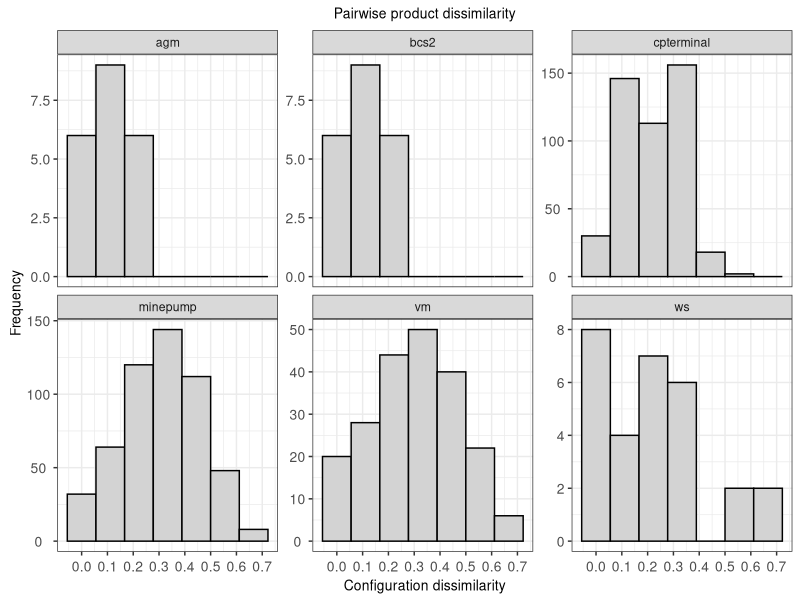
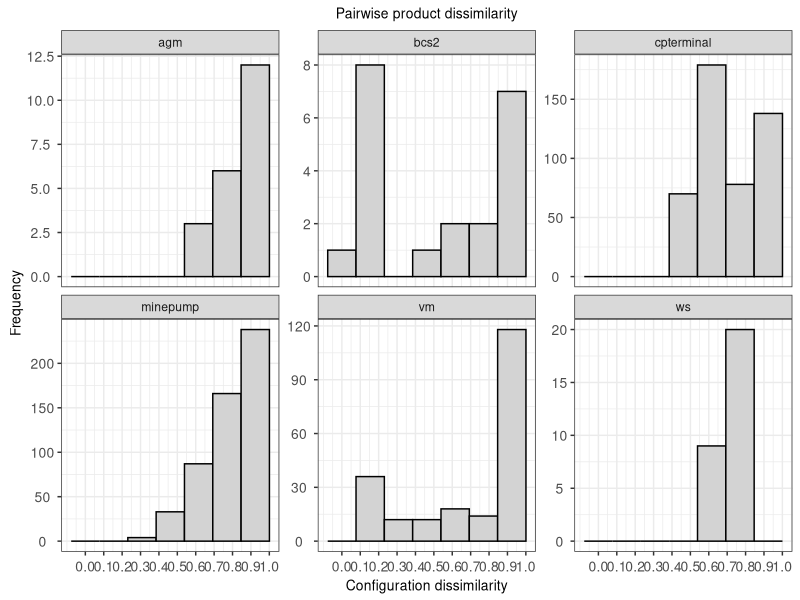
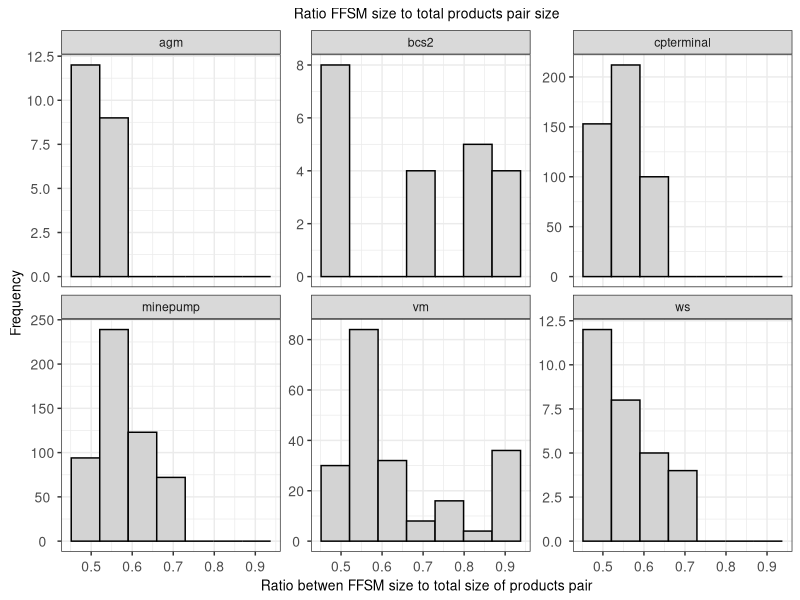
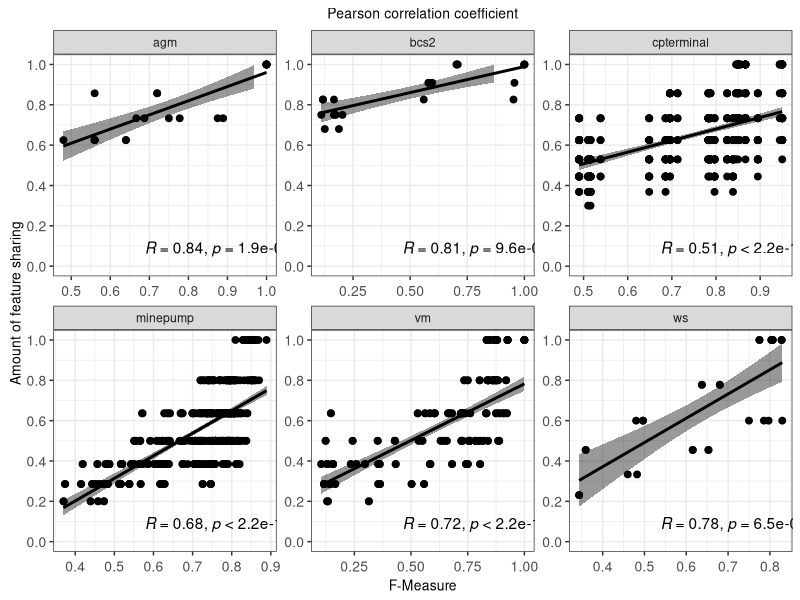
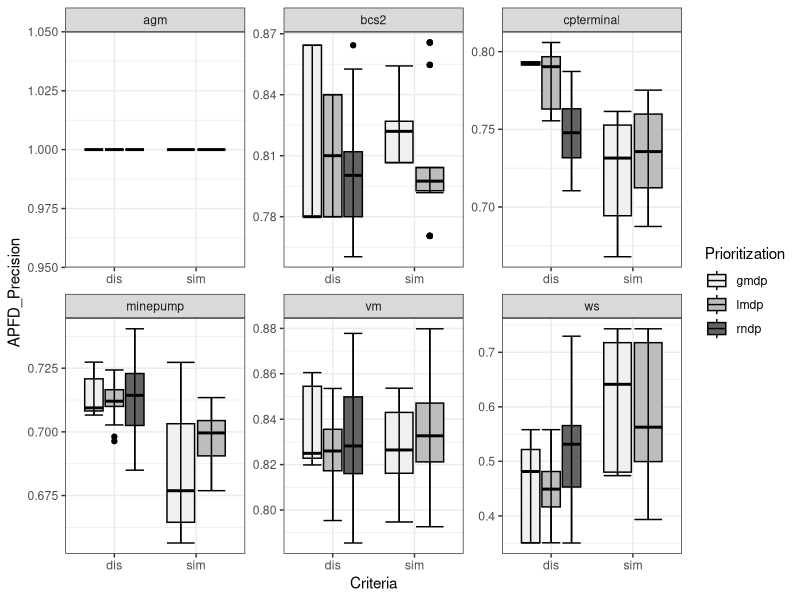
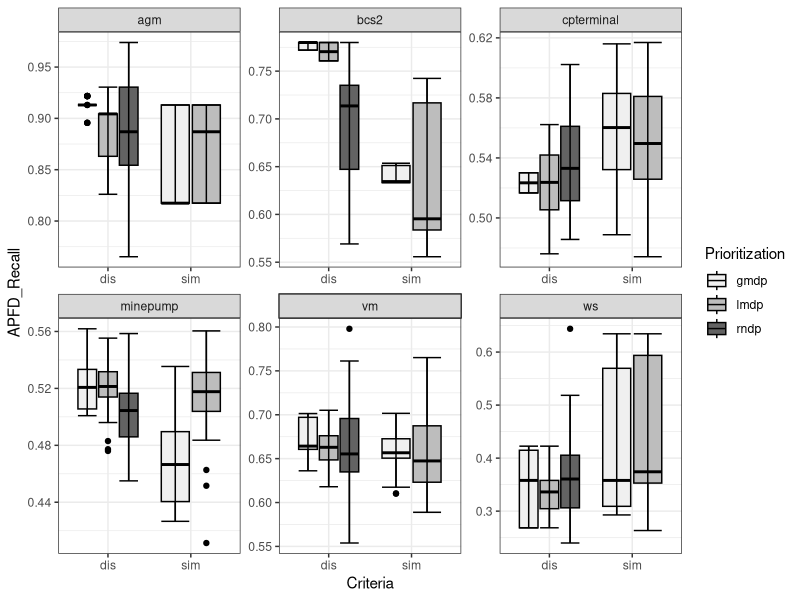
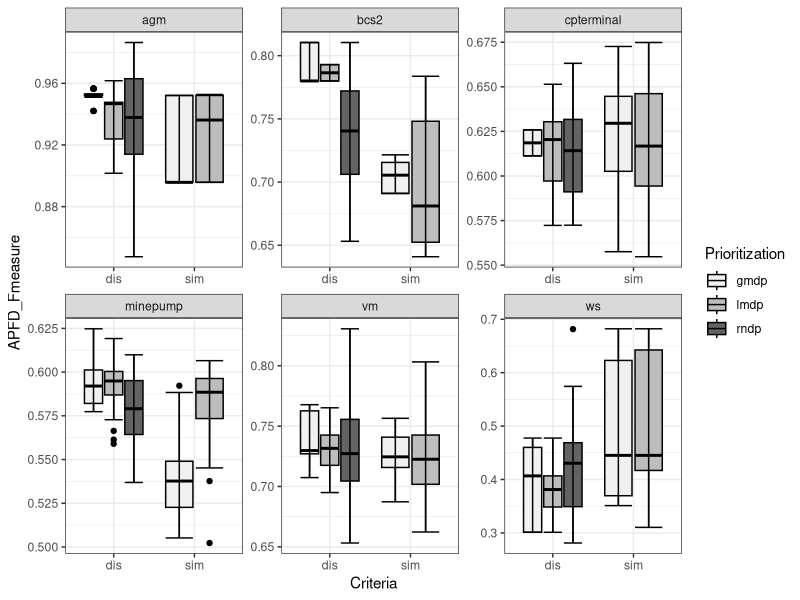
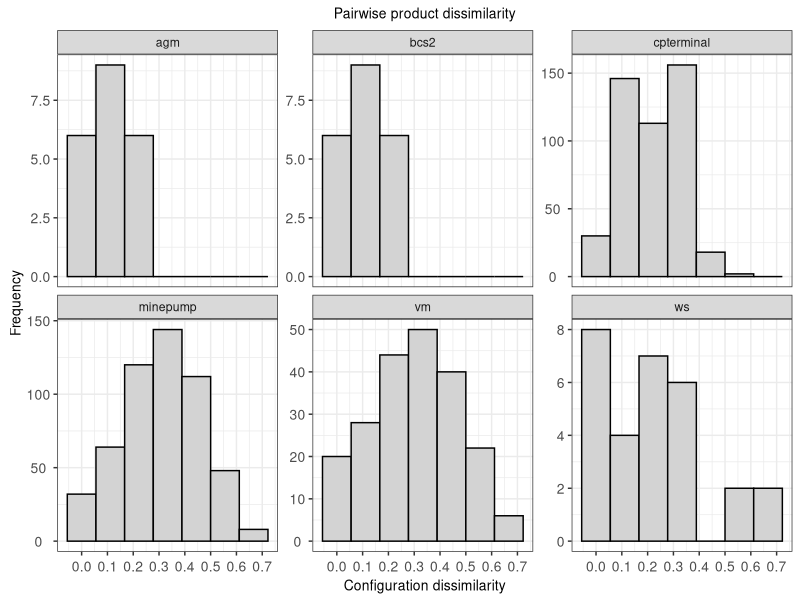

R code for these plots, in order:
list.of.packages <- c("ggpubr","ggrepel","ggplot2","effsize","stringr","reshape","dplyr")

# new.packages <- list.of.packages[!(list.of.packages %in% installed.packages(lib.loc="/home/cdnd1/Rpackages/")[,"Package"])]
# if(length(new.packages)) install.packages(new.packages,lib="/home/cdnd1/Rpackages/")
# lapply(list.of.packages,require,character.only=TRUE, lib.loc="/home/cdnd1/Rpackages/")

new.packages <- list.of.packages[!(list.of.packages %in% installed.packages()[,"Package"])]
if(length(new.packages)) install.packages(new.packages, dependencies = TRUE)
lapply(list.of.packages,require,character.only=TRUE)

rm(new.packages,list.of.packages)

# tab_lst <- NULL
# # for (an_spl in c("agm", "vm", "ws", "bcs2")) {
# for (an_spl in c("agm", "vm", "ws", "bcs2", "cpterminal", "minepump")) {
# # for (an_spl in c("agm", "vm", "ws", "bcs2", "cpterminal", "minepump", "aerouc5")) {
#   tab_c<-read.table(paste("./pair/pair_merging_",an_spl,".log",sep = ""),sep="/", header=TRUE)
#   tab_d<-read.table(paste("./pair/pair_dissimilarity_",an_spl,".log",sep = ""),sep="\t", header=TRUE)
#   tab_l<-read.table(paste("./pair/pair_comparelanguages_",an_spl,".log",sep = ""),sep="|", header=TRUE)
#   tab_m<-merge(merge(tab_c,tab_d),tab_l)
#   tab_m$SPL <- an_spl
#   if(is.null(tab_lst)){
#     tab_lst <- tab_m
#   }else{
#     tab_lst <- rbind(tab_lst,tab_m)
#   }
# }
# write.table(tab_lst,"./pair_mdc.tab")
tab_lst<-read.table("./pair_mdc.tab")

# dissimilarity histogram 
p<-ggplot(tab_lst, aes(x=ConfigDissim)) + 
  geom_histogram(color="black", fill="lightgrey", bins=7)+
  labs(x = "Configuration dissimilarity", y = "Frequency", title = "Pairwise product dissimilarity")+
  scale_x_continuous(breaks = seq(0,1,0.1))+
  theme_bw()+
  theme(
    plot.title = element_text(hjust = 0.5, size=10),
    axis.text.x  = element_text(angle = 0,   hjust = 0.5, vjust = 0.5, size=10),
    axis.text.y  = element_text(angle = 0,   hjust = 0.5, vjust = 0.5, size=10),
    axis.title.x  = element_text(angle = 0,  hjust = 0.5, vjust = 0.5, size=10),
    axis.title.y  = element_text(angle = 90, hjust = 0.5, vjust = 0.5, size=10)
  )+facet_wrap(SPL~.,scales = "free_y")
print(p)
filename <- "histogram_dissim.pdf"
ggsave(device=cairo_pdf, filename, width = 8, height = 4, dpi=320)


# dissimilarity (recall) histogram 
p<-ggplot(tab_lst, aes(x=Recall)) + 
  geom_histogram(color="black", fill="lightgrey", bins=7)+
  labs(x = "Configuration dissimilarity", y = "Frequency", title = "Pairwise product dissimilarity")+
  scale_x_continuous(breaks = seq(0,1,0.1))+
  theme_bw()+
  theme(
    plot.title = element_text(hjust = 0.5, size=10),
    axis.text.x  = element_text(angle = 0,   hjust = 0.5, vjust = 0.5, size=10),
    axis.text.y  = element_text(angle = 0,   hjust = 0.5, vjust = 0.5, size=10),
    axis.title.x  = element_text(angle = 0,  hjust = 0.5, vjust = 0.5, size=10),
    axis.title.y  = element_text(angle = 90, hjust = 0.5, vjust = 0.5, size=10)
  )+facet_wrap(SPL~.,scales = "free_y")
print(p)
filename <- "histogram_recall.pdf"
ggsave(device=cairo_pdf, filename, width = 8, height = 4, dpi=320)


# ratio size histogram 
p<-ggplot(tab_lst, aes(x=RatioStates)) + 
  geom_histogram(color="black", fill="lightgrey", bins=7)+
  labs(x = "Ratio betwen FFSM size to total size of products pair", y = "Frequency", title = "Ratio FFSM size to total products pair size")+
  scale_x_continuous(breaks = seq(0,1,0.1))+
  theme_bw()+
  theme(
    plot.title = element_text(hjust = 0.5, size=10),
    axis.text.x  = element_text(angle = 0,   hjust = 0.5, vjust = 0.5, size=10),
    axis.text.y  = element_text(angle = 0,   hjust = 0.5, vjust = 0.5, size=10),
    axis.title.x  = element_text(angle = 0,  hjust = 0.5, vjust = 0.5, size=10),
    axis.title.y  = element_text(angle = 90, hjust = 0.5, vjust = 0.5, size=10)
  )+facet_wrap(SPL~.,scales = "free_y")
print(p)
filename <- "histogram_ratsize.pdf"
ggsave(device=cairo_pdf, filename, width = 8, height = 4, dpi=320)

tab_lst$ConfigSim <- 1-tab_lst$ConfigDissim
{
  corrMethod<-"pearson"
  # x_col = "Recall"; xlab_txt = "Recall"
  # x_col = "Precision"; xlab_txt = "Precision"
  x_col = "F.measure"; xlab_txt = "F-Measure"
  # x_col = "RatioStates"; xlab_txt = "Ratio between FFSM size to total size of products pairs"
  y_col <- "RatioFeatures"; ylab_txt <- "Amount of feature sharing";
  # y_col <- "ConfigSim"; ylab_txt <- "Configuration similarity";
  # y_col <- "ConfigDissim"; ylab_txt <- "Configuration dissimilarity"; 
  
  y_title <- "Pearson correlation coefficient"
  
  plot<-ggscatter(tab_lst,
                  x = x_col, xlab = xlab_txt,
                  y = y_col, ylab = ylab_txt,
                  title = y_title,
                  add = "reg.line",
                  cor.coeff.args = list(method = corrMethod, label.x.npc = 0.4, label.y.npc = 0.1),
                  conf.int = TRUE, # Add confidence interval
                  cor.coef = TRUE # Add correlation coefficient. see ?stat_cor
  )+
    theme_bw()+
    scale_y_continuous(breaks = seq(0,1,0.2), limits = c(0,1))+
    theme(
      plot.title = element_text(hjust = 0.5, size=10),
      axis.text.x  = element_text(angle = 0,   hjust = 0.5, vjust = 0.5, size=10),
      axis.text.y  = element_text(angle = 0,   hjust = 0.5, vjust = 0.5, size=10),
      axis.title.x  = element_text(angle = 0,  hjust = 0.5, vjust = 0.5, size=10),
      axis.title.y  = element_text(angle = 90, hjust = 0.5, vjust = 0.5, size=10)
    )+facet_wrap(SPL~.,scales = "free")
  
  print(plot)
  # filename <- paste("correlation_",an_spl,".pdf",sep = "")
  # filename <- "correlation.pdf"
  filename <- paste("correlation_",x_col,"_",y_col,".pdf",sep = "")
  ggsave(device=cairo_pdf, filename, width = 8, height = 4, dpi=320)
}

# all_tabs <- NULL
# for (logId in seq(0,29)) {
#     logId <- str_pad(logId, 2, pad = "0")
#     for (an_spl in c("agm", "vm", "ws", "bcs2", "cpterminal", "minepump")) {
#       # for (an_spl in c("agm", "vm", "ws", "bcs2", "cpterminal", "minepump", "aerouc5")) {
#       for (xmdp in c("lmdp", "gmdp", "rndp")) {
#       # for (xmdp in c("lmdp", "rndp")) {
#         # for (tsort in c("dis")) {
#         for (tsort in c("dis", "sim")) {
#           if(xmdp=="rndp" && tsort == "sim"){ next }
#           tab<-read.table(paste("./prtz/",xmdp,"_",tsort,"_",logId,"_",an_spl,"_l.txt.tab",sep = ""),sep="|", header=TRUE)
#           tab$Index <- seq(nrow(tab))
#           tab$SPL <- an_spl
#           # tab$Prioritization <- paste(xmdp,tsort)
#           tab$Prioritization <- xmdp
#           tab$ID <- logId
#           tab$Criteria <- tsort
#           if(is.null(all_tabs)) all_tabs <- tab
#           else{
#             all_tabs <- rbind(all_tabs,tab)
#           }
#         }
#       }
#     }
# }
# write.table(all_tabs,"./recov_prtz.tab")
all_tabs<-read.table("./recov_prtz.tab")

summarized_tab <- all_tabs %>%
  group_by(SPL,Prioritization,Criteria,ID) %>%
  summarize(
    sum_Precision = sum(Precision),
    sum_Recall    = sum(Recall),
    sum_Fmeasure  = sum(F.measure),
    len_Precision = length(Precision),
    len_Recall    = length(Recall),
    len_Fmeasure  = length(F.measure)
  )
summarized_df<-data.frame(summarized_tab)

# summarized_df$APFD_Precision  <- 1-summarized_df$sum_Precision/ summarized_df$len_Precision + 1/(2*summarized_df$len_Precision)
# summarized_df$APFD_Recall     <- 1-summarized_df$sum_Recall   / summarized_df$len_Recall    + 1/(2*summarized_df$len_Recall)
# summarized_df$APFD_Fmeasure   <- 1-summarized_df$sum_Fmeasure / summarized_df$len_Fmeasure  + 1/(2*summarized_df$len_Fmeasure)

summarized_df$APFD_Precision <- summarized_df$sum_Precision/summarized_df$len_Precision
summarized_df$APFD_Recall    <- summarized_df$sum_Recall/summarized_df$len_Recall
summarized_df$APFD_Fmeasure  <- summarized_df$sum_Fmeasure/summarized_df$len_Fmeasure


for (a_metric in c('APFD_Precision', 'APFD_Recall', 'APFD_Fmeasure')) {
  p <- ggplot(data=summarized_df, aes_string(x="Criteria",y=a_metric,color="Prioritization",fill="Prioritization")) +
    geom_boxplot(color = "black")+
    stat_boxplot(geom ='errorbar',color = "black")+
    # geom_hline(colour="gray", yintercept=6,linetype="solid") +
    # geom_hline(colour="gray", yintercept=14,linetype="dashed") +
    # geom_hline(colour="gray", yintercept=13,linetype="longdash") +
    # annotate("text",x = 0.650, y = 6, label="Hc AGM" , size = 2)+
    # annotate("text",x = 1.550, y = 14, label="Hc VM" , size = 2)+
    # annotate("text",x = 2.750, y = 13, label="Hc WS" , size = 2)+
    # scale_y_continuous(limits=c(0,1),breaks=seq(0,1,0.1))+
    # scale_fill_brewer(palette="Greens") +
    # labs(x = "Software product line", y = "Number of states")+
    scale_fill_brewer(palette="Greys") +
    theme_bw() +facet_wrap(SPL~.,scales = "free")
  print(p)
  filename <- paste(a_metric,".pdf",sep="")
  ggsave(device=cairo_pdf, filename, width = 6, height = 3, dpi=320)  # ssh plots
}


# {logId<-1
# # for (logId in seq(1,30)) {
#   logId <- str_pad(logId, 2, pad = "0")
#   for (an_spl in unique(all_tabs$SPL)) {
#     sub_tab<-data.frame(all_tabs[(all_tabs$SPL==an_spl & all_tabs$ID==logId),])
#     colnames(sub_tab)
#     # tab_melt <- melt(sub_tab[,c('Index', 'Prioritization', 'Criteria',"Precision","Recall","F.measure")],  id.vars = c('Index', 'Prioritization', 'Criteria'), variable.name = 'Metric')
#     tab_melt <- melt(sub_tab[,c('Index', 'Prioritization', 'Criteria',"Recall")],  id.vars = c('Index', 'Prioritization', 'Criteria'), variable.name = 'Metric')  
#     
#     plot<-ggplot(tab_melt, aes(Index,value)) +
#       geom_line(aes(colour = Criteria))+
#       theme_bw()+
#       scale_y_continuous(breaks = seq(0,1,0.1), limits = c(0,1))+
#       theme(
#         plot.title = element_text(hjust = 0.5, size=10),
#         axis.text.x  = element_text(angle = 0,   hjust = 0.5, vjust = 0.5, size=10),
#         axis.text.y  = element_text(angle = 0,   hjust = 0.5, vjust = 0.5, size=10),
#         axis.title.x  = element_text(angle = 0,  hjust = 0.5, vjust = 0.5, size=10),
#         axis.title.y  = element_text(angle = 90, hjust = 0.5, vjust = 0.5, size=10)
#       )+
#       labs(x = "Number of products analyzed", y="Sensitivity", title = paste('Family model recovering - Sensitivity (',an_spl,' - ID',logId,')',sep = ''))
#     print(plot)
#   }
# }
# tab_melt <- melt(all_tabs[c("Index","Prioritization","Criteria","Recall")] ,  id.vars = c('Index', 'Prioritization', 'Criteria'), variable.name = 'Metric')

# 
# ##########################################################################
# 
# tab_recov<-read.table("recovering_ffsm.tab",sep="\t", header=TRUE)
# tab_recov[,"Products.Analyzed"]<-tab_recov[,"Products.Analyzed"]*100
# plot <- ggplot(data=tab_recov, aes_string(x="Products.Analyzed", y="StatesFFSM",shape="SPL")) +
#   geom_line(stat = "identity",aes_string(linetype="SPL"))+
#   labs(
#     y = "FFSM size",
#     x = "Percentage of products analyzed",
#     title = "Size of the FFSMs recovered"
#     )+
#   scale_x_continuous(breaks = seq(0,100,10)) +
#   scale_y_continuous(breaks = seq(0,15,1))+
#   theme_bw()+
#   geom_hline(colour="gray", yintercept=6,linetype="solid") +
#   geom_hline(colour="gray", yintercept=14,linetype="dashed") +
#   geom_hline(colour="gray", yintercept=13,linetype="longdash") +
#   annotate("text",x = 90, y = 6, label="Hand-crafted AGM" , size = 3)+
#   annotate("text",x = 90, y = 14, label="Hand-crafted VM" , size = 3)+
#   annotate("text",x = 90, y = 13, label="Hand-crafted WS" , size = 3)+
#   theme(
#     # plot.title = element_text(hjust = 0.5, size=9),
#     plot.title = element_blank(),
#     legend.position="top",
#     axis.text.x  = element_text(angle = 0,   hjust = 0.5, vjust = 0.5, size=8),
#     axis.text.y  = element_text(angle = 0,   hjust = 0.5, vjust = 0.5, size=8),
#     axis.title.x  = element_text(angle = 0,  hjust = 0.5, vjust = 0.5, size=8),
#     axis.title.y  = element_text(angle = 90, hjust = 0.5, vjust = 0.5, size=8)
#   )
# 
# plot
# filename <- paste("recovering_ffsm_",an_spl,".pdf",sep = "")
# ggsave(device=cairo_pdf, filename, width = 6, height = 4, dpi=320)  # ssh plots
# 
# 
# 
# 
# # spl_name<-tab_recov$SPL
# spl_name<-gsub("_[0-9]+\\.[a-z]+$","",tab$Reference)
# spl_name<-toupper(gsub("^fsm_","",spl_name))
# tot_prod_siz<-tab$TotalStatesRef+tab$TotalStatesUpdt
# ffsm_siz<-tab$StatesFFSM
# tab_prods<-data.frame(SPL=spl_name,Size=ffsm_siz,Model=rep("FFSM",length(spl_name)))
# tab_prods<-rbind(tab_prods,setNames(data.frame(spl_name,tot_prod_siz,rep("All products",length(spl_name))),names(tab_prods)))
# 
# plot <- ggplot(data=tab_prods, aes_string(x="SPL",y="Size",color="Model",fill="Model")) +
#   geom_boxplot(color = "black")+
#   stat_boxplot(geom ='errorbar',color = "black")+
#   # geom_hline(colour="gray", yintercept=6,linetype="solid") +
#   # geom_hline(colour="gray", yintercept=14,linetype="dashed") +
#   # geom_hline(colour="gray", yintercept=13,linetype="longdash") +
#   # annotate("text",x = 0.650, y = 6, label="Hc AGM" , size = 2)+
#   # annotate("text",x = 1.550, y = 14, label="Hc VM" , size = 2)+
#   # annotate("text",x = 2.750, y = 13, label="Hc WS" , size = 2)+
#   # scale_y_continuous(limits=c(0,30),breaks=seq(0,30,5))+
#   scale_y_continuous(breaks=seq(0,30,5))+
#   # scale_fill_brewer(palette="Greens") +
#   scale_fill_brewer(palette="Greys") +
#   theme_bw() +
#   labs(x = "Software product line", y = "Number of states")
# plot
# filename <- "tot_size_prod.pdf"
# ggsave(device=cairo_pdf, filename, width = 6, height = 3, dpi=320)  # ssh plots
# 
# plot <- ggplot(data=tab_prods[(tab_prods$Model=="FFSM"),], aes_string(x="SPL",y="Size",color="Model",fill="SPL")) +
#   geom_boxplot(color = "black")+
#   stat_boxplot(geom ='errorbar', color = "black")+
#   geom_hline(colour="gray", yintercept=6,linetype="solid") +
#   geom_hline(colour="gray", yintercept=14,linetype="dashed") +
#   geom_hline(colour="gray", yintercept=13,linetype="longdash") +
#   annotate("text",x = 1.0, y = 6, label="Hand-crafted AGM" , size = 2.5)+
#   annotate("text",x = 2.0, y = 14, label="Hand-crafted VM" , size = 2.5)+
#   annotate("text",x = 3.0, y = 13, label="Hand-crafted WS" , size = 2.5)+
#   scale_y_continuous(limits=c(0,23),breaks=seq(0,23,2))+
#   # scale_fill_grey() +
#   scale_fill_brewer(palette="Greys") +
#   theme_bw()+
#   theme(
#     legend.position="none"Château de Chambord
#   )+
#   labs(x = "Software product line", y = "Number of states")
# 
# plot
# filename <- "tot_size_prod_2.pdf"
# ggsave(device=cairo_pdf, filename, width = 4.5, height = 3, dpi=320)  # ssh plots
# 
# 
# ffsm_orig_size<-list()
# ffsm_orig_size[["AGM"]]<-21
# ffsm_orig_size[["VM"]]<-14
# ffsm_orig_size[["WS"]]<-13
# for (variable in unique(spl_name)) {
#   tmp_tab<-tab_prods[tab_prods$SPL==variable,]
#   wilc_val<-wilcox.test(tmp_tab[tmp_tab$Model=="All products","Size"],tmp_tab[tmp_tab$Model=="FFSM","Size"])
#   print(paste(variable," p-value = ",wilc_val$p.value))
#   vd_val<-VD.A(tmp_tab$Size,tmp_tab$Model)
#   print(paste(variable," Â = ",vd_val$estimate,"(",vd_val$magnitude,")"))
# }
# 
# for (variable in unique(spl_name)) {
#   tmp_tab<-tab_prods[tab_prods$SPL==variable,]
#   subtmp_tab<-tmp_tab[tmp_tab$Model=="FFSM",]
#   subtmp_tab<-rbind(subtmp_tab,setNames(data.frame(rep(variable,length(subtmp_tab)),rep(ffsm_orig_size[[variable]],length(subtmp_tab)),"Original Size"),names(subtmp_tab)))
#   subtmp_tab$Model<-droplevels(subtmp_tab$Model)
#   wilc_val<-wilcox.test(subtmp_tab[subtmp_tab$Model=="FFSM","Size"],subtmp_tab[subtmp_tab$Model=="Original Size","Size"])
#   print(paste(variable," p-value = ",wilc_val$p.value))
#   vd_val<-VD.A(subtmp_tab$Size,subtmp_tab$Model)
#   print(paste(variable," Â = ",vd_val$estimate,"(",vd_val$magnitude,")"))
# }
# 
